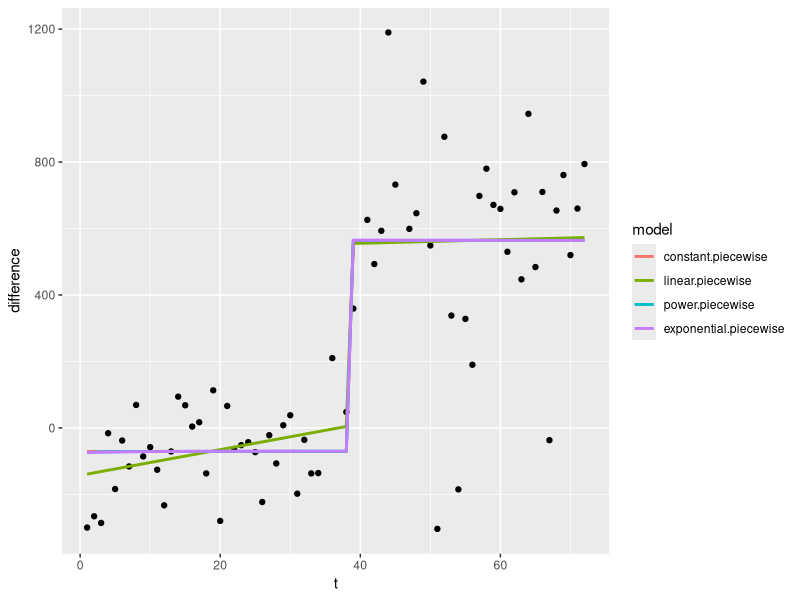

Generate this figure with R:
library(DEoptim)
library(ggplot2)

# get data loaded in ####
model.data <- read.csv('generated_data/extracted-data-niw.csv')

##likelihood Normal equal sd##

log.likelihood<-function(x,mu){
  sigma=10
  return(dnorm(x,mu,sigma,log=T))
}

likelihood<-function(data, mu){
  log.lik<-sum(mapply(log.likelihood,data,mu))
  return(log.lik)
}

##Model predit##
linear.model.predict<-function(t,a,b){
  rt<-a+b*t
  return(rt)
}

constant.model.predict<-function(s){
  rt<-s
  return(rt)
}

exponential.model.predict<-function(t,a,b,c){
  rt<-a+b*exp(c*t)
  return(rt)
}
power.model.predict<-function(t,a,b,c){
  rt<-a+b*t^(c)
  return(rt)
}
constant.piecewise.model.predict<-function(t,a,b,c){
  if(t<c){
    rt<-a
  }
  if(t>=c){
    rt<-b
  }
  return(rt)
}
linear.piecewise.model.predict<-function(t,a,b,c,d,e){
  if(t < c){
    rt <-a + b*t
  }
  if(t >= c){
    rt <-d + e*t
  }
  return(rt)
}
exponential.piecewise.model.predict<-function(t,a,b,c,d,e,f,g){
  if(t<d){
    rt<-a+b*exp(c*t)
  }
  if(t>=d){
    rt<-e+f*exp(g*t)
  }
  return(rt)
}
power.piecewise.model.predict<-function(t,a,b,c,d,e,f,g){
  if(t<d){
    rt<-a + b*t^(c)
  }
  if(t>=d){
    rt<-e + f*t^(g)
  }
  return(rt)
}



##fit function##
subject.fit.MLE<-function(subject.data){
  
  subject.data<-subject.data
  
  constant.fit<-function(params){
    t<-subject.data$t
    a<-params[1]
    subject.data$model.predict<-mapply(constant.model.predict,a)
    lik<-likelihood(subject.data$difference, subject.data$model.predict)
    return(-lik)
  }
  
  linear.fit<-function(params){
    t<-subject.data$t
    a<-params[1]
    b<-params[2]
    subject.data$model.predict<-mapply(linear.model.predict,t,a,b)
    lik<-likelihood(subject.data$difference, subject.data$model.predict)
    return(-lik)
  }
  
  exponential.fit<-function(params){
    t<-subject.data$t
    a<-params[1]
    b<-params[2]
    c<-params[3]
    subject.data$model.predict<-mapply(exponential.model.predict,t,a,b,c)
    lik<-likelihood(subject.data$difference, subject.data$model.predict)
    return(-lik)
  }
  
  power.fit<-function(params){
    t<-subject.data$t
    a<-params[1]
    b<-params[2]
    c<-params[3]
    d<-params[4]
    subject.data$model.predict<-mapply(power.model.predict,t,a,b,c)
    lik<-likelihood(subject.data$difference, subject.data$model.predict)
    return(-lik)
  }
  
  constant.piecewise.fit<-function(params){
    t<-subject.data$t
    a<-params[1]
    b<-params[2]
    c<-params[3]
    subject.data$model.predict<-mapply(constant.piecewise.model.predict,t,a,b,c)
    lik<-likelihood(subject.data$difference, subject.data$model.predict)
    return(-lik)
  }
  
  linear.piecewise.fit<-function(params){
    t<-subject.data$t
    a<-params[1]
    b<-params[2]
    c<-params[3]
    d<-params[4]
    e<-params[5]
    subject.data$model.predict<-mapply(linear.piecewise.model.predict,t,a,b,c,d,e)
    lik<-likelihood(subject.data$difference, subject.data$model.predict)
    return(-lik)
  }
  
  exponential.piecewise.fit<-function(params){
    t<-subject.data$t
    a<-params[1]
    b<-params[2]
    c<-params[3]
    d<-params[4]
    e<-params[5]
    f<-params[6]
    g<-params[7]
    subject.data$model.predict<-mapply(exponential.piecewise.model.predict,t,a,b,c,d,e,f,g)
    lik<-likelihood(subject.data$difference, subject.data$model.predict)
    return(-lik)
  }
  
  power.piecewise.fit<-function(params){
    t<-subject.data$t
    a<-params[1]
    b<-params[2]
    c<-params[3]
    d<-params[4]
    e<-params[5]
    f<-params[6]
    g<-params[7]
    h<-params[8]
    i<-params[9]
    subject.data$model.predict<-mapply(power.piecewise.model.predict,t,a,b,c,d,e,f,g)
    lik<-likelihood(subject.data$difference, subject.data$model.predict)
    return(-lik)
  }
  
  # constant<-DEoptim(constant.fit, lower=c(-2001),upper=c(2001))
  # linear<-DEoptim(linear.fit,lower=c(-2001, -27),upper=c(2001,27))
  # exponential<-DEoptim(exponential.fit,lower=c(-2001,-5,-1),upper=c(2001,5,0))
  # power<-DEoptim(power.fit,lower=c(-2001,-5,-1),upper=c(2001,0,0))
  constant.piecewise<-DEoptim(constant.piecewise.fit,lower=c(-2001,-2001,0),upper=c(2001,2001,72))
  linear.piecewise<-DEoptim(linear.piecewise.fit,lower = c(-2001,-27,0,-2001,-27),upper=c(2001,27,72,2001,27))
  exponential.piecewise<-DEoptim(exponential.piecewise.fit,lower = c(-2001,-5,-1,0,-2001,-5,-1),upper=c(2001,5,0,72,2001,5,0))
  power.piecewise<-DEoptim(power.piecewise.fit,lower = c(-2001,-5,-1,0,-2001,-5,-1),upper=c(2001,0,0,72,2001,0,0))
  
  # constant.values<-list('intercept'=constant$optim$bestmem[1], 'Likelihood'=constant$optim$bestval)
  # linear.values<-list ('intercept'=linear$optim$bestmem[1],'slope'=linear$optim$bestmem[2], 'Likelihood'=linear$optim$bestval)
  # exponential.values<-list('intercept'=exponential$optim$bestmem[1], 'base'= exponential$optim$bestmem[2],'rate'=exponential$optim$bestmem[3], 'Likelihood'=exponential$optim$bestval)
  # power.values<-list('intercept'=power$optim$bestmem[1],'base'=power$optim$bestmem[2],'rate'=power$optim$bestmem[3],'Likelihood'=power$optim$bestval)
  constant.piecewise.values<-list('intercept'=constant.piecewise$optim$bestmem[1],'intercept.2'=constant.piecewise$optim$bestmem[2],'split'=constant.piecewise$optim$bestmem[3], 'Likelihood'=constant.piecewise$optim$bestval)
  linear.piecewise.values<-list('intercept'=linear.piecewise$optim$bestmem[1], 'slope'=linear.piecewise$optim$bestmem[2], 'split'= linear.piecewise$optim$bestmem[3],'intercept.2'=linear.piecewise$optim$bestmem[4], 'slope.2'=linear.piecewise$optim$bestmem[5],  'Likelihood'=linear.piecewise$optim$bestval)
  exponential.piecewise.values<-list('intercept'=exponential.piecewise$optim$bestmem[1],'base'=exponential.piecewise$optim$bestmem[2], 'rate'=exponential.piecewise$optim$bestmem[3],'split'=exponential.piecewise$optim$bestmem[4],'intercept.2'= exponential.piecewise$optim$bestmem[5], 'base.2'=exponential.piecewise$optim$bestmem[6],'rate.2'=exponential.piecewise$optim$bestmem[7],   'Likelihood'=exponential.piecewise$optim$bestval)
  power.piecewise.values<-list('intercept'=power.piecewise$optim$bestmem[1], 'base' = power.piecewise$optim$bestmem[2], 'rate'=power.piecewise$optim$bestmem[3],'split'=power.piecewise$optim$bestmem[4],'intercept.2'= power.piecewise$optim$bestmem[5], 'base.2'=power.piecewise$optim$bestmem[6], 'rate.2'=power.piecewise$optim$bestmem[7],'Likelihood'=power.piecewise$optim$bestval)
  
  out <-list(
    # 'constant'=constant.values,
    # 'linear'=linear.values,
    # 'exponential'=exponential.values,
    # 'power'=power.values,
    constant.piecewise=constant.piecewise.values,
    linear.piecewise=linear.piecewise.values,
    power.piecewise=power.piecewise.values,
    exponential.piecewise=exponential.piecewise.values
  )
  
  return(out)
}

## run test case ####
which.subject <- 28
subject.data <- subset(model.data, subject==which.subject)
fit <- subject.fit.MLE(subject.data)

line.fit <- expand.grid(t=1:72, model=c('constant.piecewise', 'linear.piecewise', 'power.piecewise', 'exponential.piecewise'))

line.fit$difference <- mapply(function(m,t){
  if(m == 'constant.piecewise'){
    return(constant.piecewise.model.predict(t,
                                            fit$constant.piecewise$intercept,
                                            fit$constant.piecewise$intercept.2,
                                            fit$constant.piecewise$split))
  }
  if(m == 'linear.piecewise'){
    return(linear.piecewise.model.predict(t,
                                          fit$linear.piecewise$intercept,
                                          fit$linear.piecewise$slope,
                                          fit$linear.piecewise$split,
                                          fit$linear.piecewise$intercept.2,
                                          fit$linear.piecewise$slope.2))
  }
  if(m == 'exponential.piecewise'){
    return(exponential.piecewise.model.predict(t,
                                            fit$exponential.piecewise$intercept,
                                            fit$exponential.piecewise$base,
                                            fit$exponential.piecewise$rate,
                                            fit$exponential.piecewise$split,
                                            fit$exponential.piecewise$intercept.2,
                                            fit$exponential.piecewise$base.2,
                                            fit$exponential.piecewise$rate.2))
  }
  if(m == 'power.piecewise'){
    return(power.piecewise.model.predict(t,
                                         fit$power.piecewise$intercept,
                                         fit$power.piecewise$base,
                                         fit$power.piecewise$rate,
                                         fit$power.piecewise$split,
                                         fit$power.piecewise$intercept.2,
                                         fit$power.piecewise$base.2,
                                         fit$power.piecewise$rate.2))
  }
},line.fit$model, line.fit$t)

ggplot(subject.data, aes(x=t, y=difference)) + 
  geom_point()+
  geom_line(data=line.fit, aes(color=model), size=1)
